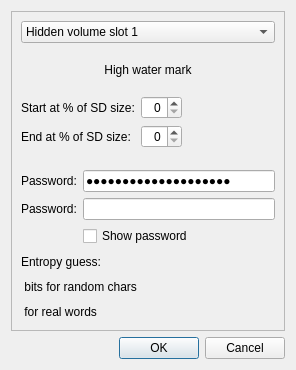
<?xml version="1.0" encoding="UTF-8"?>
<ui version="4.0">
 <class>stick20HiddenVolumeDialog</class>
 <widget class="QDialog" name="stick20HiddenVolumeDialog">
  <property name="geometry">
   <rect>
    <x>0</x>
    <y>0</y>
    <width>296</width>
    <height>370</height>
   </rect>
  </property>
  <property name="sizePolicy">
   <sizepolicy hsizetype="MinimumExpanding" vsizetype="MinimumExpanding">
    <horstretch>0</horstretch>
    <verstretch>0</verstretch>
   </sizepolicy>
  </property>
  <property name="windowTitle">
   <string>Setup hidden volume</string>
  </property>
  <property name="windowIcon">
   <iconset resource="resources.qrc">
    <normaloff>:/images/CS_icon.png</normaloff>:/images/CS_icon.png</iconset>
  </property>
  <layout class="QVBoxLayout" name="verticalLayout_4">
   <item>
    <widget class="QFrame" name="frame">
     <property name="sizePolicy">
      <sizepolicy hsizetype="MinimumExpanding" vsizetype="MinimumExpanding">
       <horstretch>0</horstretch>
       <verstretch>0</verstretch>
      </sizepolicy>
     </property>
     <property name="frameShape">
      <enum>QFrame::StyledPanel</enum>
     </property>
     <property name="frameShadow">
      <enum>QFrame::Raised</enum>
     </property>
     <layout class="QVBoxLayout" name="verticalLayout_2">
      <item>
       <layout class="QVBoxLayout" name="verticalLayout_3">
        <item>
         <widget class="QComboBox" name="comboBox">
          <item>
           <property name="text">
            <string>Hidden volume slot 1</string>
           </property>
          </item>
          <item>
           <property name="text">
            <string>Hidden volume slot 2</string>
           </property>
          </item>
          <item>
           <property name="text">
            <string>Hidden volume slot 3</string>
           </property>
          </item>
          <item>
           <property name="text">
            <string>Hidden volume slot 4</string>
           </property>
          </item>
         </widget>
        </item>
        <item>
         <widget class="QLabel" name="HVSdCardHighWaterMark">
          <property name="text">
           <string>High water mark</string>
          </property>
          <property name="alignment">
           <set>Qt::AlignCenter</set>
          </property>
         </widget>
        </item>
       </layout>
      </item>
      <item>
       <layout class="QFormLayout" name="formLayout">
        <property name="fieldGrowthPolicy">
         <enum>QFormLayout::AllNonFixedFieldsGrow</enum>
        </property>
        <item row="1" column="0">
         <widget class="QLabel" name="label_2">
          <property name="text">
           <string>Start at % of SD size:</string>
          </property>
         </widget>
        </item>
        <item row="1" column="1">
         <layout class="QHBoxLayout" name="horizontalLayout_2">
          <item>
           <widget class="QSpinBox" name="StartBlockSpin">
            <property name="alignment">
             <set>Qt::AlignRight|Qt::AlignTrailing|Qt::AlignVCenter</set>
            </property>
           </widget>
          </item>
          <item>
           <spacer name="horizontalSpacer_2">
            <property name="orientation">
             <enum>Qt::Horizontal</enum>
            </property>
            <property name="sizeHint" stdset="0">
             <size>
              <width>40</width>
              <height>20</height>
             </size>
            </property>
           </spacer>
          </item>
         </layout>
        </item>
        <item row="2" column="0">
         <widget class="QLabel" name="label_3">
          <property name="text">
           <string>End at % of SD size:</string>
          </property>
         </widget>
        </item>
        <item row="2" column="1">
         <layout class="QHBoxLayout" name="horizontalLayout_3">
          <item>
           <widget class="QSpinBox" name="EndBlockSpin">
            <property name="alignment">
             <set>Qt::AlignRight|Qt::AlignTrailing|Qt::AlignVCenter</set>
            </property>
           </widget>
          </item>
          <item>
           <spacer name="horizontalSpacer_3">
            <property name="orientation">
             <enum>Qt::Horizontal</enum>
            </property>
            <property name="sizeHint" stdset="0">
             <size>
              <width>40</width>
              <height>20</height>
             </size>
            </property>
           </spacer>
          </item>
         </layout>
        </item>
       </layout>
      </item>
      <item>
       <layout class="QFormLayout" name="formLayout_2">
        <item row="0" column="0">
         <widget class="QLabel" name="label">
          <property name="text">
           <string>Password:</string>
          </property>
         </widget>
        </item>
        <item row="0" column="1">
         <widget class="QLineEdit" name="HVPasswordEdit">
          <property name="text">
           <string>12345678901234567890</string>
          </property>
          <property name="echoMode">
           <enum>QLineEdit::Password</enum>
          </property>
         </widget>
        </item>
        <item row="2" column="1">
         <widget class="QCheckBox" name="ShowPasswordCheckBox">
          <property name="text">
           <string>Show password</string>
          </property>
         </widget>
        </item>
        <item row="1" column="1">
         <widget class="QLineEdit" name="HVPasswordEdit_2">
          <property name="focusPolicy">
           <enum>Qt::TabFocus</enum>
          </property>
          <property name="echoMode">
           <enum>QLineEdit::Password</enum>
          </property>
         </widget>
        </item>
        <item row="1" column="0">
         <widget class="QLabel" name="label_4">
          <property name="text">
           <string>Password:</string>
          </property>
         </widget>
        </item>
       </layout>
      </item>
      <item>
       <layout class="QVBoxLayout" name="verticalLayout">
        <item>
         <widget class="QLabel" name="HVEntropieLabel">
          <property name="text">
           <string>Entropy guess:</string>
          </property>
         </widget>
        </item>
        <item>
         <widget class="QLabel" name="HVEntropieRandChars">
          <property name="text">
           <string> bits for random chars</string>
          </property>
         </widget>
        </item>
        <item>
         <widget class="QLabel" name="HVEntropieRealWords">
          <property name="text">
           <string> for real words</string>
          </property>
         </widget>
        </item>
       </layout>
      </item>
     </layout>
    </widget>
   </item>
   <item>
    <layout class="QHBoxLayout" name="horizontalLayout">
     <item>
      <spacer name="horizontalSpacer">
       <property name="orientation">
        <enum>Qt::Horizontal</enum>
       </property>
       <property name="sizeHint" stdset="0">
        <size>
         <width>40</width>
         <height>20</height>
        </size>
       </property>
      </spacer>
     </item>
     <item>
      <widget class="QDialogButtonBox" name="buttonBox">
       <property name="orientation">
        <enum>Qt::Horizontal</enum>
       </property>
       <property name="standardButtons">
        <set>QDialogButtonBox::Cancel|QDialogButtonBox::Ok</set>
       </property>
      </widget>
     </item>
    </layout>
   </item>
  </layout>
 </widget>
 <tabstops>
  <tabstop>HVPasswordEdit</tabstop>
  <tabstop>ShowPasswordCheckBox</tabstop>
  <tabstop>StartBlockSpin</tabstop>
  <tabstop>EndBlockSpin</tabstop>
 </tabstops>
 <resources>
  <include location="resources.qrc"/>
 </resources>
 <connections/>
</ui>
